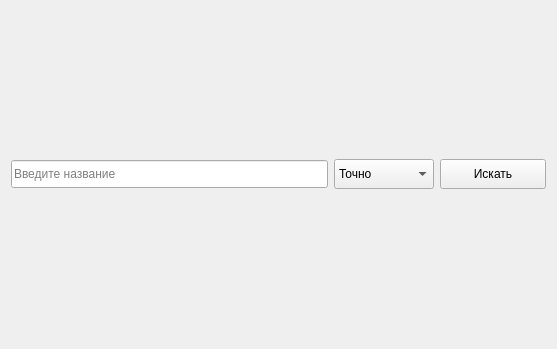
<?xml version="1.0" encoding="UTF-8"?>
<ui version="4.0">
 <class>Simple_Search</class>
 <widget class="QWidget" name="Simple_Search">
  <property name="geometry">
   <rect>
    <x>0</x>
    <y>0</y>
    <width>557</width>
    <height>349</height>
   </rect>
  </property>
  <property name="windowTitle">
   <string>Form</string>
  </property>
  <layout class="QHBoxLayout" name="horizontalLayout">
   <item>
    <widget class="QLineEdit" name="name_ln">
     <property name="sizePolicy">
      <sizepolicy hsizetype="Expanding" vsizetype="Fixed">
       <horstretch>3</horstretch>
       <verstretch>0</verstretch>
      </sizepolicy>
     </property>
     <property name="minimumSize">
      <size>
       <width>0</width>
       <height>28</height>
      </size>
     </property>
     <property name="placeholderText">
      <string>Введите название</string>
     </property>
    </widget>
   </item>
   <item>
    <widget class="QComboBox" name="name_cb">
     <property name="sizePolicy">
      <sizepolicy hsizetype="MinimumExpanding" vsizetype="Fixed">
       <horstretch>0</horstretch>
       <verstretch>0</verstretch>
      </sizepolicy>
     </property>
     <property name="minimumSize">
      <size>
       <width>90</width>
       <height>30</height>
      </size>
     </property>
     <property name="maximumSize">
      <size>
       <width>100</width>
       <height>30</height>
      </size>
     </property>
     <property name="styleSheet">
      <string notr="true"/>
     </property>
     <property name="currentText">
      <string>Совпадение</string>
     </property>
     <item>
      <property name="text">
       <string>Точно</string>
      </property>
     </item>
     <item>
      <property name="text">
       <string>Совпадение</string>
      </property>
     </item>
    </widget>
   </item>
   <item>
    <widget class="QPushButton" name="simple_search_btn">
     <property name="sizePolicy">
      <sizepolicy hsizetype="MinimumExpanding" vsizetype="Fixed">
       <horstretch>1</horstretch>
       <verstretch>0</verstretch>
      </sizepolicy>
     </property>
     <property name="minimumSize">
      <size>
       <width>84</width>
       <height>28</height>
      </size>
     </property>
     <property name="maximumSize">
      <size>
       <width>150</width>
       <height>30</height>
      </size>
     </property>
     <property name="font">
      <font>
       <family>Segoe UI</family>
       <pointsize>9</pointsize>
       <bold>false</bold>
      </font>
     </property>
     <property name="text">
      <string>Искать</string>
     </property>
    </widget>
   </item>
  </layout>
 </widget>
 <resources/>
 <connections/>
</ui>
